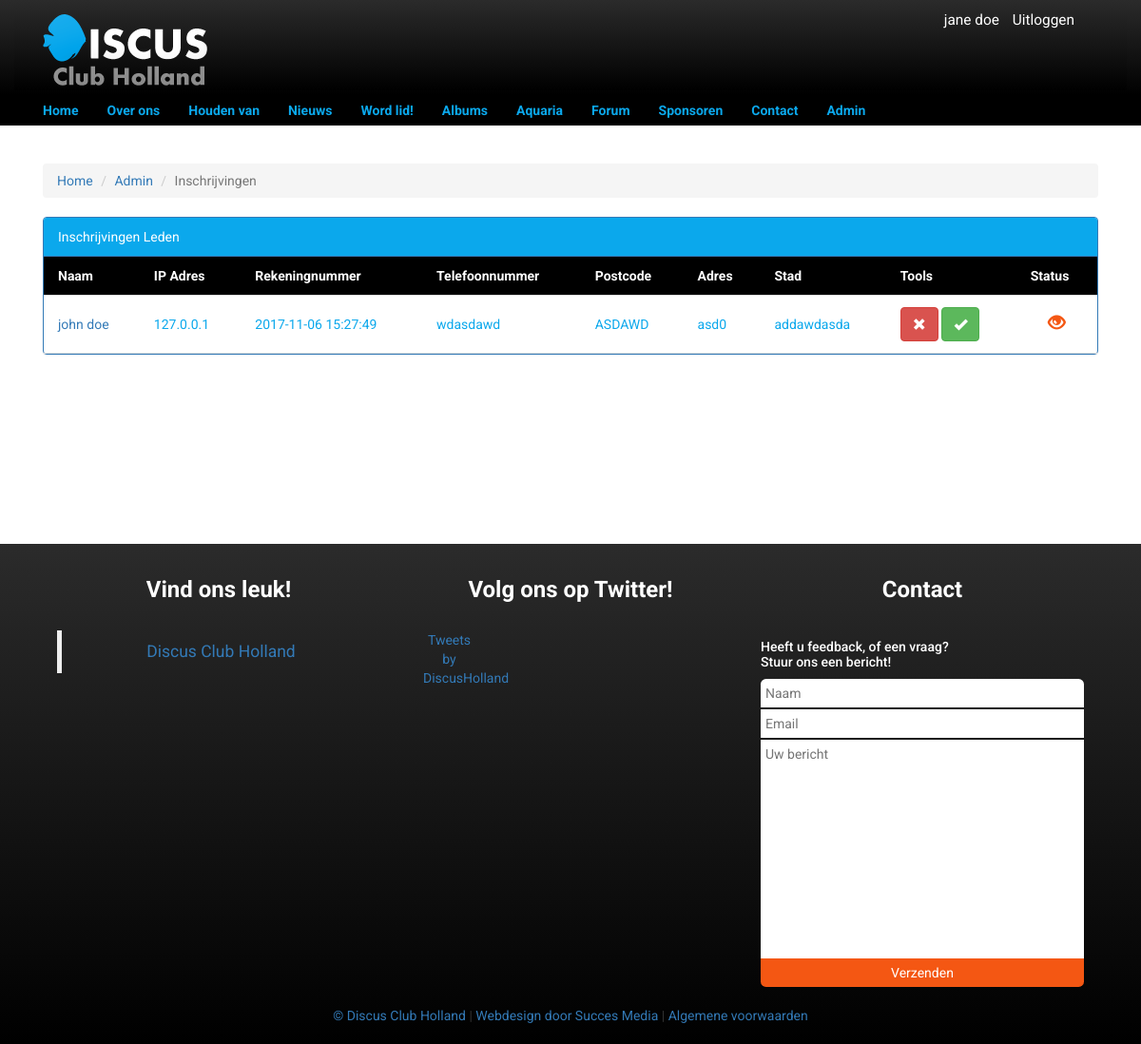
The app's page /pages/admin/approval-signup.php (signed in) with its own data.
### tables this page shows
CREATE TABLE IF NOT EXISTS `approval_signup` (
  `id` INT NOT NULL AUTO_INCREMENT,
  `user_id` INT NOT NULL,
  `approved` TINYINT(1) NOT NULL DEFAULT 0,
  PRIMARY KEY (`id`),
  INDEX `fk_approval_signup_user1_idx` (`user_id` ASC),
  CONSTRAINT `fk_approval_signup_user1`
    FOREIGN KEY (`user_id`)
    REFERENCES `user` (`id`)
    ON DELETE NO ACTION
    ON UPDATE NO ACTION);

CREATE TABLE IF NOT EXISTS `user` (
  `id` INT NOT NULL AUTO_INCREMENT,
  `email` VARCHAR(256) NOT NULL,
  `first_name` VARCHAR(256) NOT NULL,
  `last_name` VARCHAR(256) NOT NULL,
  `username` VARCHAR(100) NOT NULL,
  `password` VARCHAR(256) NOT NULL,
  `role_id` INT NOT NULL DEFAULT 2,
  `created_at` TIMESTAMP NULL DEFAULT NULL,
  `last_changed` TIMESTAMP NOT NULL DEFAULT CURRENT_TIMESTAMP ON UPDATE CURRENT_TIMESTAMP,
  `signature` TEXT NULL,
  `birthdate` DATE NULL,
  `city` VARCHAR(256) NULL,
  `profile_img` INT NOT NULL DEFAULT 1,
  `news` TINYINT(1) NOT NULL DEFAULT 0,
  `messenger_img` INT NOT NULL DEFAULT 17,
  `deleted_at` TIMESTAMP NULL,
  `address` VARCHAR(256) NULL,
  `postal_code` VARCHAR(6) NULL,
  `phone` VARCHAR(15) NULL,
  `iban` VARCHAR(20) NULL,
  `house_number` INT(5) NULL,
  PRIMARY KEY (`id`),
  INDEX `fk_user_role1_idx` (`role_id` ASC),
  UNIQUE INDEX `username_UNIQUE` (`username` ASC),
  INDEX `fk_user_image1_idx` (`profile_img` ASC),
  INDEX `fk_user_image2_idx` (`messenger_img` ASC),
  CONSTRAINT `fk_user_role1`
    FOREIGN KEY (`role_id`)
    REFERENCES `role` (`id`)
    ON DELETE NO ACTION
    ON UPDATE NO ACTION,
  CONSTRAINT `fk_user_image1`
    FOREIGN KEY (`profile_img`)
    REFERENCES `image` (`id`)
    ON DELETE NO ACTION
    ON UPDATE NO ACTION,
  CONSTRAINT `fk_user_image2`
    FOREIGN KEY (`messenger_img`)
    REFERENCES `image` (`id`)
    ON DELETE NO ACTION
    ON UPDATE NO ACTION);

CREATE TABLE IF NOT EXISTS `ip` (
  `id` INT NOT NULL AUTO_INCREMENT,
  `ip_address` VARCHAR(15) NOT NULL,
  `blocked` TINYINT(1) NOT NULL DEFAULT 0,
  `user_id` INT NULL,
  `created_at` TIMESTAMP NOT NULL DEFAULT CURRENT_TIMESTAMP,
  PRIMARY KEY (`id`),
  INDEX `fk_ip_user1_idx` (`user_id` ASC),
  CONSTRAINT `fk_ip_user1`
    FOREIGN KEY (`user_id`)
    REFERENCES `user` (`id`)
    ON DELETE NO ACTION
    ON UPDATE NO ACTION);

### pages/admin/approval-signup.php (the view, shortened to what this page needs)
<?php
require_once("../../includes/tools/security.php");
$page = isset($_GET['pagina']) ? $_GET['pagina'] : 1;
$perPage = 20;
?>
<!DOCTYPE html>
<html lang="en">
<head>
    <link rel="stylesheet" href="/css/style.css">
    <link rel="stylesheet" href="/css/nieuws.css">
    <link rel="stylesheet" href="https://maxcdn.bootstrapcdn.com/bootstrap/3.3.7/css/bootstrap.min.css">
</head>
<body>
    <?php
        require_once("../../includes/components/nav.php");
    ?>
<br><br>
    <div class="container main">
        <div class="row columns">
            <div class="col-md-12">
                <div class="">
                <ol class="breadcrumb">
                    <li><a href="/">Home</a></li>
                    <li><a href="/admin">Admin</a></li>
                    <li class="active">Inschrijvingen</li>
                </ol>
            </div>
                <div class="panel panel-primary ">
                    <div class="panel-heading border-colors">Inschrijvingen Leden</div>
                    <div class="panel-body padding-padding table-responsive">
                        <table>
                            <tr>
                                <th>Naam</th>
                                <th>IP Adres</th>
                                <th>Rekeningnummer</th>
                                <th>Telefoonnummer</th>
                                <th>Postcode</th>
                                <th>Adres</th>
                                <th>Stad</th>
                                <th>Tools</th>
                                <th>Status</th>
                            </tr>
                            <?php
                                $a = $page * $perPage - $perPage;
                                $sql = "SELECT * FROM approval_signup as app LEFT JOIN user as u JOIN ip ON u.id = ip.user_id ON u.id = app.user_id LIMIT {$perPage} OFFSET {$a}";
                                $result = $dbc->prepare($sql);
                                $result->execute();
                                $rows = $result->fetchAll(PDO::FETCH_ASSOC);
                            ?>
                            <?php
                            foreach ($rows as $ip) :
                                ?>
                                <tr>
                                    <td><a href="/user/<?php echo $ip["user_id"]; ?>"><?php
                                     echo $ip['first_name'] . " " . $ip['last_name'];
                                    ?></a></td>
                                    <td><?php
                                     echo $ip['ip_address'];
                                    ?></td>
                                    <td><?php
                                     echo isset($ip['user_created_at']) ? $ip['user_created_at'] : $ip['created_at'];
                                    ?></td>
                                    <td><?php
                                     echo $ip['phone'];
                                    ?></td>
                                    <td><?php
                                     echo $ip['postal_code'];
                                    ?></td>
                                    <td><?php
                                     echo $ip['address'],$ip['house_number'];
                                    ?></td>
                                    <td><?php
                                     echo $ip['city'];
                                    ?></td>
                                    <td>
                                        <a title="Blokeer" href="/includes/tools/approval/accept-signup?id=<?php echo $ip["id"]; ?>&new=1" class="btn btn-danger" name="button">
                                             <i class="glyphicon glyphicon-remove"></i></a>
                                        <a title="Deblokeer" href="/includes/tools/approval/accept-signup?id=<?php echo $ip["id"]; ?>&new=2" class="btn btn-success" name="button">
                                         <i class="glyphicon glyphicon-ok"></i></a>
                                    </td>
                                    <td>  <?php
                                    switch ($ip['approved']) {
                                        case 0:
                                        echo "<div class='status-block text-center'><span class='open-eye glyphicon glyphicon-eye-open'></span></div>";
                                        break;
                                    }?>
                                   </td>
                                </tr>
                            <?php
                            endforeach;
                            ?>
                        </table>
                    </div>
                    <div class="col-xs-12">
                    </div>
                </div>
            </div>
        </div>
    </div>
    <footer>
<?php require_once("../../includes/components/footer.php") ; ?>
    </footer>
</body>
</html>

### css/style.css (style rules this page uses)
* { font-family: 'Roboto', sans-serif; }
body { margin: 0; padding: 0; overflow-x: hidden; }
.main { min-height: 50vh; }
.row { margin-right: 0px !important; margin-left: 0px !important; }
.columns { column-count: 1; }
.glyphicon-remove:before { line-height: 20px; }
.glyphicon-ok:before { line-height: 20px; }
.status-block { font-size: 1.3em; line-height: 40px; margin: 0 auto; }
.open-eye { color: #F45713; }

### css/nieuws.css (style rules this page uses)
table { font-family: arial, sans-serif; border-collapse: collapse; width: 100%; }
th { background: black; color: white !important; }
td, th { border-bottom: 1px solid #dddddd; text-align: left; color: #0ba8ec; padding: 10px 15px !important; }
.padding-padding { padding: 0 !important; }
.border-colors { background-color: #0ba8ec !important; }
.columns { column-count: 2; column-width: 600px; }

### records on screen
approval_signup: user.first_name "john", user.last_name "doe", ip.ip_address "127.0.0.1", ip.created_at "2017-11-06 15:27:49", user.phone "wdasdawd", user.postal_code "ASDAWD", user.address "asd", user.house_number "0", user.city "addawdasda", approved 0 (drawn)

### other values on screen
$name "jane doe"
